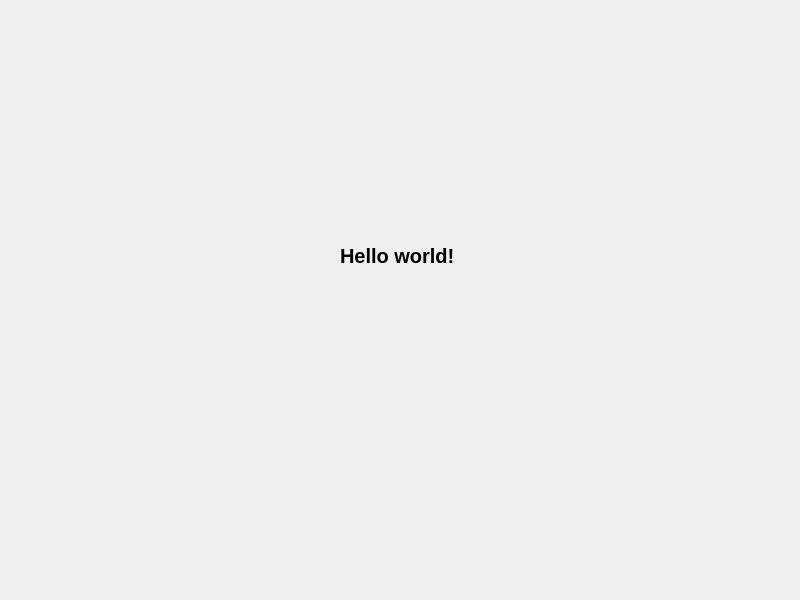
<?xml version="1.0" encoding="UTF-8"?>
<ui version="4.0">
 <class>Widget</class>
 <widget class="QWidget" name="Widget">
  <property name="geometry">
   <rect>
    <x>0</x>
    <y>0</y>
    <width>800</width>
    <height>600</height>
   </rect>
  </property>
  <property name="windowTitle">
   <string>Widget</string>
  </property>
  <widget class="QLabel" name="label">
   <property name="geometry">
    <rect>
     <x>340</x>
     <y>230</y>
     <width>141</width>
     <height>51</height>
    </rect>
   </property>
   <property name="font">
    <font>
     <pointsize>15</pointsize>
     <bold>true</bold>
    </font>
   </property>
   <property name="text">
    <string>Hello world!</string>
   </property>
  </widget>
 </widget>
 <resources/>
 <connections/>
</ui>
